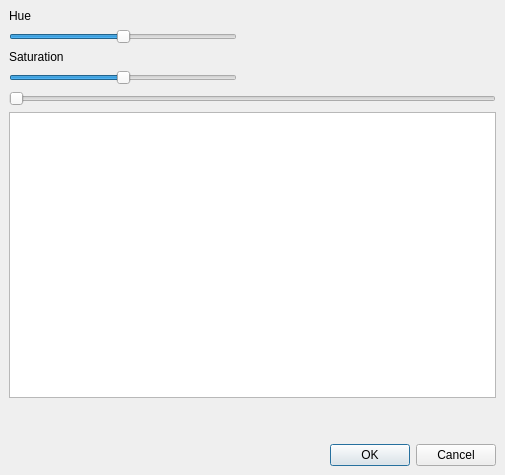
<ui version="4.0" >
 <class>hueDialog</class>
 <widget class="QDialog" name="hueDialog" >
  <property name="geometry" >
   <rect>
    <x>0</x>
    <y>0</y>
    <width>505</width>
    <height>475</height>
   </rect>
  </property>
  <property name="windowTitle" >
   <string>Hue</string>
  </property>
  <layout class="QGridLayout" >
   <property name="leftMargin" >
    <number>9</number>
   </property>
   <property name="topMargin" >
    <number>9</number>
   </property>
   <property name="rightMargin" >
    <number>9</number>
   </property>
   <property name="bottomMargin" >
    <number>9</number>
   </property>
   <property name="horizontalSpacing" >
    <number>6</number>
   </property>
   <property name="verticalSpacing" >
    <number>6</number>
   </property>
   <item row="4" column="0" colspan="3" >
    <widget class="QDialogButtonBox" name="buttonBox" >
     <property name="orientation" >
      <enum>Qt::Horizontal</enum>
     </property>
     <property name="standardButtons" >
      <set>QDialogButtonBox::Cancel|QDialogButtonBox::NoButton|QDialogButtonBox::Ok</set>
     </property>
    </widget>
   </item>
   <item row="3" column="2" >
    <spacer>
     <property name="orientation" >
      <enum>Qt::Vertical</enum>
     </property>
     <property name="sizeType" >
      <enum>QSizePolicy::Ignored</enum>
     </property>
     <property name="sizeHint" >
      <size>
       <width>20</width>
       <height>40</height>
      </size>
     </property>
    </spacer>
   </item>
   <item row="0" column="1" >
    <spacer>
     <property name="orientation" >
      <enum>Qt::Horizontal</enum>
     </property>
     <property name="sizeHint" >
      <size>
       <width>40</width>
       <height>20</height>
      </size>
     </property>
    </spacer>
   </item>
   <item row="1" column="0" colspan="3" >
    <widget class="QSlider" name="horizontalSlider" >
     <property name="orientation" >
      <enum>Qt::Horizontal</enum>
     </property>
    </widget>
   </item>
   <item row="2" column="0" colspan="3" >
    <widget class="QGraphicsView" name="graphicsView" />
   </item>
   <item row="0" column="0" >
    <layout class="QVBoxLayout" >
     <property name="spacing" >
      <number>6</number>
     </property>
     <property name="leftMargin" >
      <number>0</number>
     </property>
     <property name="topMargin" >
      <number>0</number>
     </property>
     <property name="rightMargin" >
      <number>0</number>
     </property>
     <property name="bottomMargin" >
      <number>0</number>
     </property>
     <item>
      <widget class="QLabel" name="label_3" >
       <property name="text" >
        <string>Hue</string>
       </property>
      </widget>
     </item>
     <item>
      <widget class="QSlider" name="horizontalSliderHue" >
       <property name="minimum" >
        <number>-90</number>
       </property>
       <property name="maximum" >
        <number>90</number>
       </property>
       <property name="orientation" >
        <enum>Qt::Horizontal</enum>
       </property>
      </widget>
     </item>
     <item>
      <widget class="QLabel" name="label_4" >
       <property name="text" >
        <string>Saturation</string>
       </property>
      </widget>
     </item>
     <item>
      <widget class="QSlider" name="horizontalSliderSaturation" >
       <property name="minimum" >
        <number>-10</number>
       </property>
       <property name="maximum" >
        <number>10</number>
       </property>
       <property name="orientation" >
        <enum>Qt::Horizontal</enum>
       </property>
      </widget>
     </item>
    </layout>
   </item>
  </layout>
 </widget>
 <resources/>
 <connections>
  <connection>
   <sender>buttonBox</sender>
   <signal>accepted()</signal>
   <receiver>hueDialog</receiver>
   <slot>accept()</slot>
   <hints>
    <hint type="sourcelabel" >
     <x>248</x>
     <y>254</y>
    </hint>
    <hint type="destinationlabel" >
     <x>157</x>
     <y>274</y>
    </hint>
   </hints>
  </connection>
  <connection>
   <sender>buttonBox</sender>
   <signal>rejected()</signal>
   <receiver>hueDialog</receiver>
   <slot>reject()</slot>
   <hints>
    <hint type="sourcelabel" >
     <x>316</x>
     <y>260</y>
    </hint>
    <hint type="destinationlabel" >
     <x>286</x>
     <y>274</y>
    </hint>
   </hints>
  </connection>
 </connections>
</ui>
